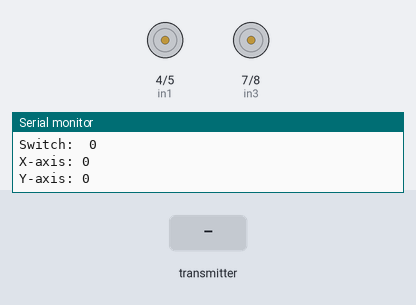
Recording of a sketch running on a simulated Arduino Uno, built with avr-gcc and run on an emulated ATmega328P. On the bench: motor-driver pin pairs drawn as motors (green arrow = first pin HIGH = forward, orange = second pin HIGH = backward, longer = more drive, scaled by the enable pin), the last lines printed to the serial monitor. Inputs (shaded band) come from the test bench. No radio packets arrive unless stated.

Above: at 1.2 s.
1.3 s: the transmitter starts sending rocket.2 = 256
At 2.0 s:
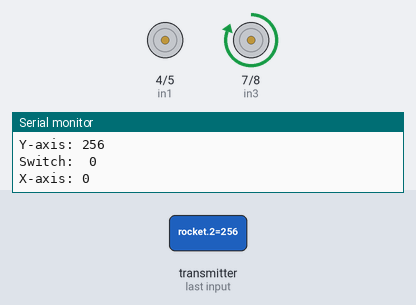
2.8 s: the transmitter starts sending rocket.1 = 256
At 3.9 s:
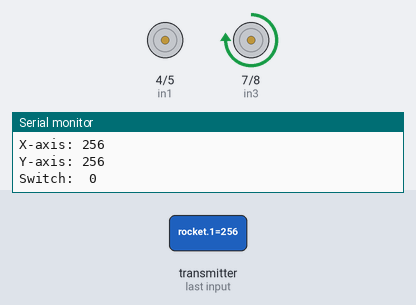
4.4 s: the transmitter starts sending rocket.2 = 0
At 5.5 s:
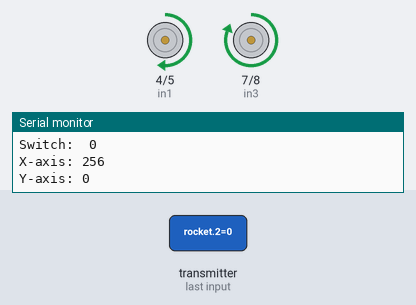
5.9 s: the transmitter starts sending rocket.2 = 512
At 6.8 s:
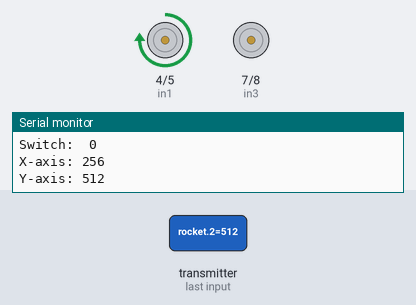
7.4 s: the transmitter starts sending rocket.1 = 1023
At 8.0 s:
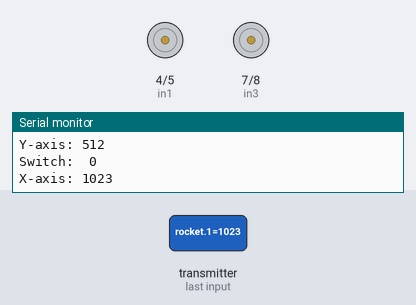
8.9 s: the transmitter starts sending rocket.2 = 1023
At 10.5 s:
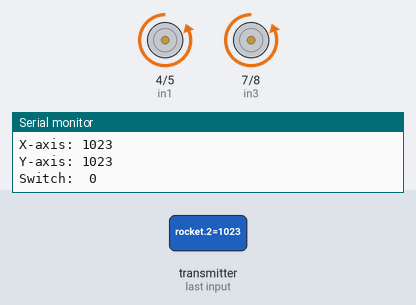
Timing chart, 0 to 11.5 s (numbered marks = the images above; inputs shaded):
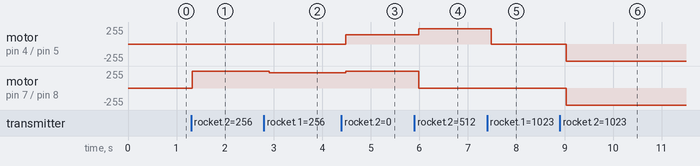

Measured:
- after the input at 1.3 s, motor on pin 7 (in3) / pin 8 (in4): stopped → forward 255/255 at once
- after the input at 2.8 s, motor on pin 7 (in3) / pin 8 (in4): forward 255/255 → forward 232/255 after 0.11 s
- after the input at 4.4 s, motor on pin 4 (in1) / pin 5 (in2): stopped → forward 139/255 after 0.09 s; motor on pin 7 (in3) / pin 8 (in4): forward 232/255 → forward 255/255 after 0.09 s
- after the input at 5.9 s, motor on pin 4 (in1) / pin 5 (in2): forward 139/255 → forward 232/255 after 0.09 s; motor on pin 7 (in3) / pin 8 (in4): forward 255/255 → stopped after 0.09 s
- after the input at 7.4 s, motor on pin 4 (in1) / pin 5 (in2): forward 232/255 → stopped after 0.09 s
- after the input at 8.9 s, motor on pin 4 (in1) / pin 5 (in2), motor on pin 7 (in3) / pin 8 (in4): stopped → backward 255/255 after 0.13 s

The sketch:

car_joystick.ino
```cpp
int enA = 3;
int in1 = 4;
int in2 = 5;
int enB = 6;
int in3 = 7;
int in4 = 8;


// Import installed libraries
#include <SPI.h>
#include <nRF24L01.h>
#include <RF24.h>
// The 'pipe' or 'frequency'
// Same for sender and receiver
const uint64_t pipe = 0xE8E8F0F0E1LL;
// Declare object & Create Radio
RF24 radio(9, 10);
//Declare Variable 'rocket'
//as a 2 element array
int rocket[3];


int motorSpeedA = 0;
int motorSpeedB = 0;

void setup() {
  pinMode(enA, OUTPUT);
  pinMode(enB, OUTPUT);
  pinMode(in1, OUTPUT);
  pinMode(in2, OUTPUT);
  pinMode(in3, OUTPUT);
  pinMode(in4, OUTPUT);
  radio.begin();
  radio.openReadingPipe(1, pipe);
  radio.startListening();
  radio.setChannel(110);
  Serial.begin(9600);
}
void off()
{
  digitalWrite (in1, LOW);
  digitalWrite (in2, LOW);
  digitalWrite (in3, LOW);
  digitalWrite (in4, LOW);
}
void loop() {

  const int SW_pin = rocket[0]; // digital pin connected to switch output
  const int xAxis = rocket[1]; // analog pin connected to X output
  const int yAxis = rocket[2]; // analog pin connected to Y output
  radio.read(rocket, sizeof(rocket));
  Serial.print("Switch:  ");
  Serial.println(rocket[0]);
  Serial.print("X-axis: ");
  Serial.println(rocket[1]);
  Serial.print("Y-axis: ");
  Serial.println(rocket[2]);
  Serial.print("\n\n");
  if (yAxis < 470) {
    off();
    digitalWrite(in1, HIGH);
    digitalWrite(in2, LOW);

    digitalWrite(in3, HIGH);
    digitalWrite(in4, LOW);

    motorSpeedA = map(yAxis, 470, 0, 0, 255);
    motorSpeedB = map(yAxis, 470, 0, 0, 255);
  }
  else if (yAxis > 550) {
    off();
    digitalWrite (in1, LOW);
    digitalWrite (in2, HIGH);
    digitalWrite (in3, LOW);
    digitalWrite (in4, HIGH);
    motorSpeedA = map(yAxis, 550, 1023, 0, 255);
    motorSpeedB = map(yAxis, 550, 1023, 0, 255);
  }
  else {
    motorSpeedA = 0;
    motorSpeedB = 0;
  }

  if (xAxis < 470 && yAxis < 550 || yAxis > 470) {
    int xMapped = map(xAxis, 470, 0, 0, 255);
    motorSpeedA = motorSpeedA - xMapped;
    motorSpeedB = motorSpeedB + xMapped;
  }
  if (xAxis < 470 && yAxis < 550 && yAxis > 470) {
    off();
    int xMapped = map(xAxis, 470, 0, 0, 255);
    motorSpeedA = xMapped;
    motorSpeedB = xMapped;
    digitalWrite(4, HIGH);
    digitalWrite(8, HIGH);
  }
  if (xAxis > 550 && yAxis < 550 && yAxis > 470) {
    off();
    int xMapped = map(xAxis, 470, 0, 0, 255);
    motorSpeedA = xMapped;
    motorSpeedB = xMapped;
    digitalWrite(5, HIGH);
    digitalWrite(7, HIGH);
  }
  if (xAxis > 550 && yAxis < 550 || yAxis > 470) {
    int xMapped = map(xAxis, 470, 0, 0, 255);
    motorSpeedA = motorSpeedA + xMapped;
    motorSpeedB = motorSpeedB - xMapped;


  }
  if (motorSpeedA < 0) {
    motorSpeedA = 0;
  }
  if (motorSpeedA > 255) {
    motorSpeedA = 255;
  }
  if (motorSpeedB < 0) {
    motorSpeedB = 0;
  }
  if (motorSpeedB > 255) {
    motorSpeedB = 255;
  }
  if (!radio.available()) {
    motorSpeedA = 0;
    motorSpeedB = 0;
    return;
  }
  analogWrite(enA, motorSpeedA);
  analogWrite(enB, motorSpeedB);
}
```
